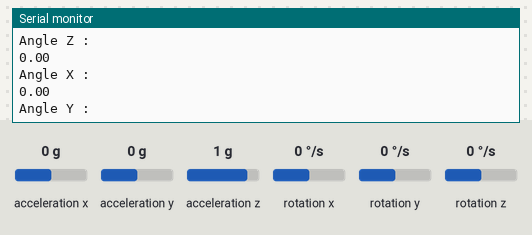
Bench run of a sketch on a simulated Arduino Uno, built with avr-gcc and run on an emulated ATmega328P. On the bench: the last lines printed to the serial monitor. The test bench sets the inputs (shaded band); at power-on: acceleration x 0 g, rotation z 0 °/s, acceleration y 0 g, acceleration z 1 g, rotation x 0 °/s, rotation y 0 °/s.

Above: at 4.2 s.
4.3 s: acceleration x set to -1.4 g
At 5.2 s:
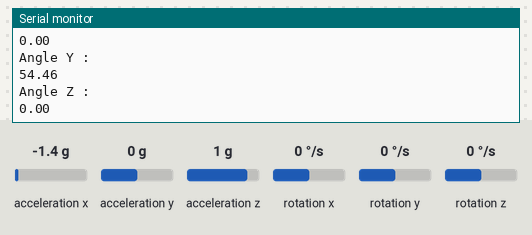
7.3 s: rotation z set to -192 °/s
At 7.8 s:
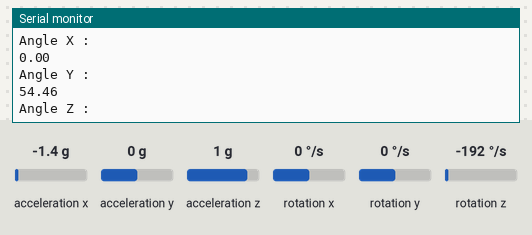
10.3 s: acceleration y set to 0.8 g
At 11.0 s:
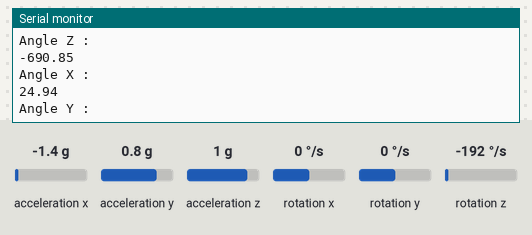
13.3 s: acceleration x set to 0.8 g
At 14.0 s:
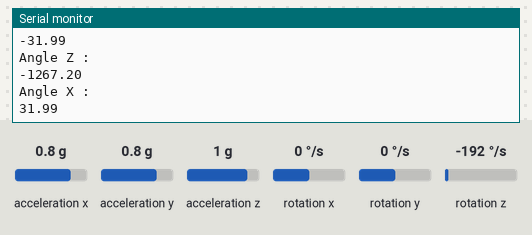
16.3 s: acceleration y set to -1.4 g
At 17.1 s:
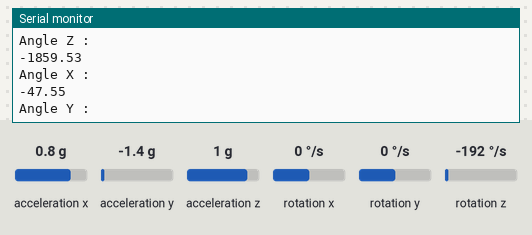
Timing chart, 0 to 19.3 s (numbered marks = the images above; inputs shaded):
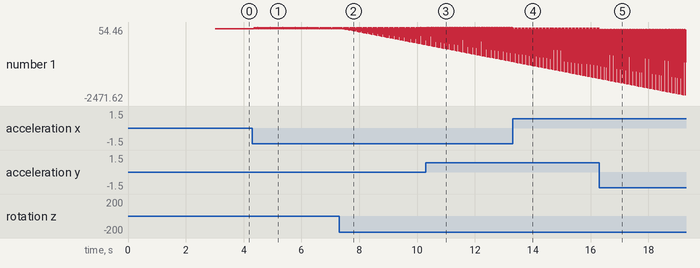

Measured:
- after the input at 4.3 s, the serial monitor: prints a new line after 0.07 s (image 1)
- after the input at 7.3 s, the serial monitor: prints a new line after 0.12 s (image 2)
- plotted number 1: 0 → 54.46 after the input at 4.3 s

The sketch:

GettingStart_With_Arduino_Tickon.h_Lib.ino
```cpp
//Mpu6050
#include<Wire.h>
#include<MPU6050_tockn.h>
MPU6050 mpu(Wire);
void setup()
{
  Serial.begin(9600);
  Wire.begin();
  mpu.begin();
  mpu.calcGyroOffsets(true);
}

void loop()
{
  mpu.update();
  Serial.println("Angle X :");
  Serial.println(mpu.getAngleX());
  Serial.println("Angle Y :");
  Serial.println(mpu.getAngleY());
  Serial.println("Angle Z :");
  Serial.println(mpu.getAngleZ());
  delay(50);
}
```
